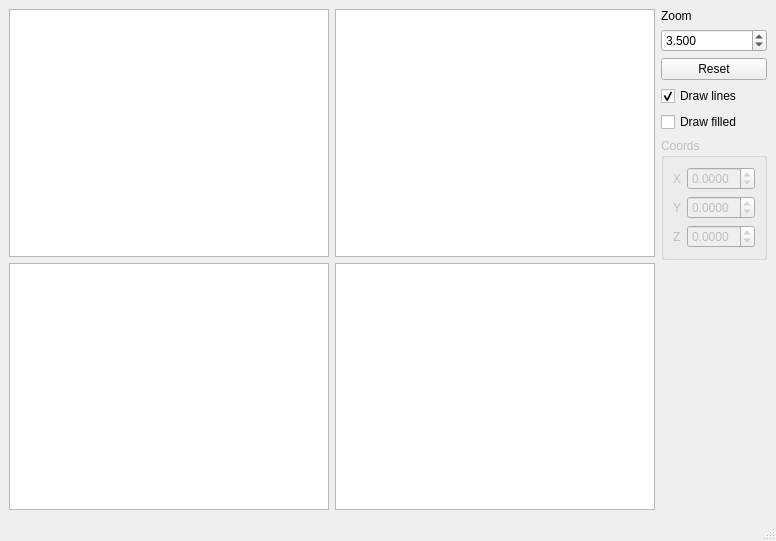
<?xml version="1.0" encoding="UTF-8"?>
<ui version="4.0">
 <class>MainWindow</class>
 <widget class="QMainWindow" name="MainWindow">
  <property name="geometry">
   <rect>
    <x>0</x>
    <y>0</y>
    <width>776</width>
    <height>541</height>
   </rect>
  </property>
  <property name="mouseTracking">
   <bool>true</bool>
  </property>
  <property name="acceptDrops">
   <bool>true</bool>
  </property>
  <property name="windowTitle">
   <string>lab3</string>
  </property>
  <widget class="QWidget" name="centralwidget">
   <layout class="QHBoxLayout" name="horizontalLayout">
    <item>
     <layout class="QGridLayout" name="gridLayout">
      <item row="0" column="0">
       <widget class="Frame" name="drawArea1">
        <property name="mouseTracking">
         <bool>true</bool>
        </property>
        <property name="dragMode">
         <enum>QGraphicsView::ScrollHandDrag</enum>
        </property>
       </widget>
      </item>
      <item row="0" column="1">
       <widget class="Frame" name="drawArea2">
        <property name="cursor" stdset="0">
         <cursorShape>CrossCursor</cursorShape>
        </property>
        <property name="mouseTracking">
         <bool>true</bool>
        </property>
        <property name="dragMode">
         <enum>QGraphicsView::NoDrag</enum>
        </property>
       </widget>
      </item>
      <item row="1" column="0">
       <widget class="Frame" name="drawArea3">
        <property name="cursor" stdset="0">
         <cursorShape>CrossCursor</cursorShape>
        </property>
        <property name="mouseTracking">
         <bool>true</bool>
        </property>
        <property name="dragMode">
         <enum>QGraphicsView::NoDrag</enum>
        </property>
       </widget>
      </item>
      <item row="1" column="1">
       <widget class="Frame" name="drawArea4">
        <property name="cursor" stdset="0">
         <cursorShape>CrossCursor</cursorShape>
        </property>
        <property name="mouseTracking">
         <bool>true</bool>
        </property>
        <property name="dragMode">
         <enum>QGraphicsView::NoDrag</enum>
        </property>
       </widget>
      </item>
     </layout>
    </item>
    <item>
     <layout class="QVBoxLayout" name="verticalLayout_2">
      <item>
       <widget class="QLabel" name="label">
        <property name="text">
         <string>Zoom</string>
        </property>
       </widget>
      </item>
      <item>
       <widget class="QDoubleSpinBox" name="zoomSB">
        <property name="decimals">
         <number>3</number>
        </property>
        <property name="minimum">
         <double>0.010000000000000</double>
        </property>
        <property name="maximum">
         <double>10.000000000000000</double>
        </property>
        <property name="singleStep">
         <double>0.010000000000000</double>
        </property>
        <property name="value">
         <double>3.500000000000000</double>
        </property>
       </widget>
      </item>
      <item>
       <widget class="QPushButton" name="reset">
        <property name="text">
         <string>Reset</string>
        </property>
       </widget>
      </item>
      <item>
       <widget class="QCheckBox" name="drawLines">
        <property name="text">
         <string>Draw lines</string>
        </property>
        <property name="checked">
         <bool>true</bool>
        </property>
       </widget>
      </item>
      <item>
       <widget class="QCheckBox" name="isFilled">
        <property name="text">
         <string>Draw filled</string>
        </property>
        <property name="checked">
         <bool>false</bool>
        </property>
       </widget>
      </item>
      <item>
       <widget class="QGroupBox" name="xyzZone">
        <property name="enabled">
         <bool>false</bool>
        </property>
        <property name="title">
         <string>Coords</string>
        </property>
        <layout class="QVBoxLayout" name="verticalLayout">
         <item>
          <layout class="QVBoxLayout" name="layout">
           <item>
            <layout class="QHBoxLayout" name="horizontalLayout_2">
             <item>
              <widget class="QLabel" name="label_3">
               <property name="text">
                <string>X</string>
               </property>
              </widget>
             </item>
             <item>
              <widget class="QDoubleSpinBox" name="xSB">
               <property name="decimals">
                <number>4</number>
               </property>
               <property name="minimum">
                <double>-9.000000000000000</double>
               </property>
               <property name="maximum">
                <double>9.000000000000000</double>
               </property>
               <property name="singleStep">
                <double>0.010000000000000</double>
               </property>
              </widget>
             </item>
            </layout>
           </item>
           <item>
            <layout class="QHBoxLayout" name="horizontalLayout_3">
             <item>
              <widget class="QLabel" name="label_4">
               <property name="text">
                <string>Y</string>
               </property>
              </widget>
             </item>
             <item>
              <widget class="QDoubleSpinBox" name="ySB">
               <property name="decimals">
                <number>4</number>
               </property>
               <property name="minimum">
                <double>-9.000000000000000</double>
               </property>
               <property name="maximum">
                <double>9.000000000000000</double>
               </property>
               <property name="singleStep">
                <double>0.010000000000000</double>
               </property>
              </widget>
             </item>
            </layout>
           </item>
           <item>
            <layout class="QHBoxLayout" name="horizontalLayout_4">
             <item>
              <widget class="QLabel" name="label_5">
               <property name="text">
                <string>Z</string>
               </property>
              </widget>
             </item>
             <item>
              <widget class="QDoubleSpinBox" name="zSB">
               <property name="decimals">
                <number>4</number>
               </property>
               <property name="minimum">
                <double>-9.000000000000000</double>
               </property>
               <property name="maximum">
                <double>9.000000000000000</double>
               </property>
               <property name="singleStep">
                <double>0.010000000000000</double>
               </property>
              </widget>
             </item>
            </layout>
           </item>
          </layout>
         </item>
        </layout>
       </widget>
      </item>
      <item>
       <spacer name="verticalSpacer">
        <property name="orientation">
         <enum>Qt::Vertical</enum>
        </property>
        <property name="sizeHint" stdset="0">
         <size>
          <width>20</width>
          <height>40</height>
         </size>
        </property>
       </spacer>
      </item>
     </layout>
    </item>
   </layout>
  </widget>
  <widget class="QMenuBar" name="menubar">
   <property name="geometry">
    <rect>
     <x>0</x>
     <y>0</y>
     <width>776</width>
     <height>21</height>
    </rect>
   </property>
  </widget>
  <widget class="QStatusBar" name="statusbar"/>
 </widget>
 <customwidgets>
  <customwidget>
   <class>Frame</class>
   <extends>QGraphicsView</extends>
   <header>Frame.h</header>
  </customwidget>
 </customwidgets>
 <resources/>
 <connections/>
</ui>
